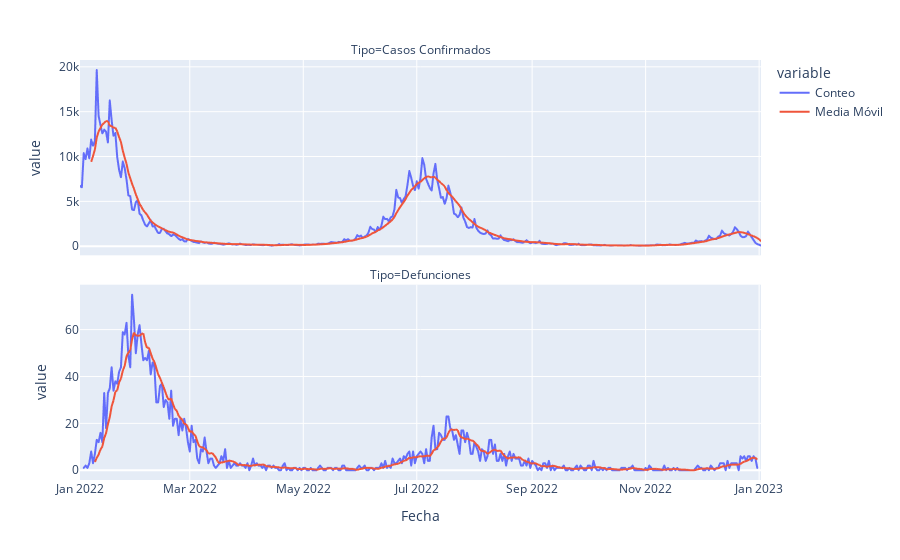

The cell this chart's notebook holds for it:
### Markdown cell above
Ya con la nueva serie como la queremos, podemos hacer nuestras _Facetas_ utlizando el parámetro `facet_col` que le dice a Plotly qué columna usar para distinguir las dos series. Es importante decirle que no queremos que compartan el eje $y$ porque las escalas son muy diferentes

### Code cell
fig = px.line(casos_defunciones, x='Fecha', y='value', color='variable', facet_col='Tipo', facet_col_wrap=1)
fig.update_yaxes(matches=None)
fig.show()

### Figure 1 — Plotly figure (JSON) as saved in the notebook; plotly's stock layout.template omitted (floating-point values rounded to 4 significant figures; data arrays with more than 128 entries replaced by an {"elided": "..."} marker saying what was removed)
{"data": [{"hovertemplate": "variable=Conteo<br>Tipo=Casos Confirmados<br>Fecha=%{x}<br>value=%{y}<extra></extra>", "legendgroup": "Conteo", "line": {"color": "#636efa", "dash": "solid"}, "marker": {"symbol": "circle"}, "mode": "lines", "name": "Conteo", "showlegend": true, "type": "scattergl", "x": {"elided": "367 str values"}, "xaxis": "x2", "y": {"elided": "367 int values"}, "yaxis": "y2"}, {"hovertemplate": "variable=Conteo<br>Tipo=Defunciones<br>Fecha=%{x}<br>value=%{y}<extra></extra>", "legendgroup": "Conteo", "line": {"color": "#636efa", "dash": "solid"}, "marker": {"symbol": "circle"}, "mode": "lines", "name": "Conteo", "showlegend": false, "type": "scattergl", "x": {"elided": "363 str values"}, "xaxis": "x", "y": {"elided": "363 int values"}, "yaxis": "y"}, {"hovertemplate": "variable=Media Móvil<br>Tipo=Casos Confirmados<br>Fecha=%{x}<br>value=%{y}<extra></extra>", "legendgroup": "Media Móvil", "line": {"color": "#EF553B", "dash": "solid"}, "marker": {"symbol": "circle"}, "mode": "lines", "name": "Media Móvil", "showlegend": true, "type": "scattergl", "x": {"elided": "367 str values"}, "xaxis": "x2", "y": {"elided": "367 float values"}, "yaxis": "y2"}, {"hovertemplate": "variable=Media Móvil<br>Tipo=Defunciones<br>Fecha=%{x}<br>value=%{y}<extra></extra>", "legendgroup": "Media Móvil", "line": {"color": "#EF553B", "dash": "solid"}, "marker": {"symbol": "circle"}, "mode": "lines", "name": "Media Móvil", "showlegend": false, "type": "scattergl", "x": {"elided": "363 str values"}, "xaxis": "x", "y": {"elided": "363 float values"}, "yaxis": "y"}], "layout": {"annotations": [{"font": {}, "showarrow": false, "text": "Tipo=Defunciones", "x": 0.5, "xanchor": "center", "xref": "paper", "y": 0.465, "yanchor": "bottom", "yref": "paper"}, {"font": {}, "showarrow": false, "text": "Tipo=Casos Confirmados", "x": 0.5, "xanchor": "center", "xref": "paper", "y": 1.0, "yanchor": "bottom", "yref": "paper"}], "legend": {"title": {"text": "variable"}, "tracegroupgap": 0}, "margin": {"t": 60}, "xaxis": {"anchor": "y", "domain": [0, 1], "title": {"text": "Fecha"}}, "xaxis2": {"anchor": "y2", "domain": [0, 1], "matches": "x", "showticklabels": false}, "yaxis": {"anchor": "x", "domain": [0, 0.465], "title": {"text": "value"}}, "yaxis2": {"anchor": "x2", "domain": [0.535, 1.0], "title": {"text": "value"}}}}
